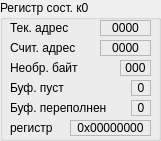
    <widget class="QGroupBox" name="groupRX0">
     <property name="geometry">
      <rect>
       <x>540</x>
       <y>100</y>
       <width>161</width>
       <height>141</height>
      </rect>
     </property>
     <property name="title">
      <string>Регистр сост. к0</string>
     </property>
     <widget class="QLabel" name="labelRX0_1t">
      <property name="geometry">
       <rect>
        <x>10</x>
        <y>20</y>
        <width>91</width>
        <height>16</height>
       </rect>
      </property>
      <property name="text">
       <string>Тек. адрес</string>
      </property>
     </widget>
     <widget class="QLabel" name="labelRX0_1">
      <property name="geometry">
       <rect>
        <x>100</x>
        <y>20</y>
        <width>51</width>
        <height>16</height>
       </rect>
      </property>
      <property name="frameShape">
       <enum>QFrame::StyledPanel</enum>
      </property>
      <property name="text">
       <string>0000</string>
      </property>
      <property name="alignment">
       <set>Qt::AlignCenter</set>
      </property>
     </widget>
     <widget class="QLabel" name="labelRX0t">
      <property name="geometry">
       <rect>
        <x>10</x>
        <y>120</y>
        <width>61</width>
        <height>16</height>
       </rect>
      </property>
      <property name="text">
       <string>регистр</string>
      </property>
     </widget>
     <widget class="QLabel" name="labelRX0">
      <property name="geometry">
       <rect>
        <x>70</x>
        <y>120</y>
        <width>81</width>
        <height>16</height>
       </rect>
      </property>
      <property name="frameShape">
       <enum>QFrame::StyledPanel</enum>
      </property>
      <property name="text">
       <string>0x00000000</string>
      </property>
      <property name="alignment">
       <set>Qt::AlignCenter</set>
      </property>
     </widget>
     <widget class="QLabel" name="labelRX0t_2">
      <property name="geometry">
       <rect>
        <x>10</x>
        <y>40</y>
        <width>91</width>
        <height>16</height>
       </rect>
      </property>
      <property name="text">
       <string>Счит. адрес</string>
      </property>
     </widget>
     <widget class="QLabel" name="labelRX0_2">
      <property name="geometry">
       <rect>
        <x>100</x>
        <y>40</y>
        <width>51</width>
        <height>16</height>
       </rect>
      </property>
      <property name="frameShape">
       <enum>QFrame::StyledPanel</enum>
      </property>
      <property name="text">
       <string>0000</string>
      </property>
      <property name="alignment">
       <set>Qt::AlignCenter</set>
      </property>
     </widget>
     <widget class="QLabel" name="labelRX0_3t">
      <property name="geometry">
       <rect>
        <x>10</x>
        <y>60</y>
        <width>111</width>
        <height>16</height>
       </rect>
      </property>
      <property name="text">
       <string>Необр. байт</string>
      </property>
     </widget>
     <widget class="QLabel" name="labelRX0_3">
      <property name="geometry">
       <rect>
        <x>120</x>
        <y>60</y>
        <width>31</width>
        <height>16</height>
       </rect>
      </property>
      <property name="frameShape">
       <enum>QFrame::StyledPanel</enum>
      </property>
      <property name="text">
       <string>000</string>
      </property>
      <property name="alignment">
       <set>Qt::AlignCenter</set>
      </property>
     </widget>
     <widget class="QLabel" name="labelRX0_4t">
      <property name="geometry">
       <rect>
        <x>10</x>
        <y>80</y>
        <width>121</width>
        <height>16</height>
       </rect>
      </property>
      <property name="text">
       <string>Буф. пуст</string>
      </property>
     </widget>
     <widget class="QLabel" name="labelRX0_4">
      <property name="geometry">
       <rect>
        <x>131</x>
        <y>80</y>
        <width>20</width>
        <height>16</height>
       </rect>
      </property>
      <property name="frameShape">
       <enum>QFrame::StyledPanel</enum>
      </property>
      <property name="text">
       <string>0</string>
      </property>
      <property name="alignment">
       <set>Qt::AlignCenter</set>
      </property>
     </widget>
     <widget class="QLabel" name="labelRX0_5t">
      <property name="geometry">
       <rect>
        <x>10</x>
        <y>100</y>
        <width>121</width>
        <height>16</height>
       </rect>
      </property>
      <property name="text">
       <string>Буф. переполнен</string>
      </property>
     </widget>
     <widget class="QLabel" name="labelRX0_5">
      <property name="geometry">
       <rect>
        <x>131</x>
        <y>100</y>
        <width>20</width>
        <height>16</height>
       </rect>
      </property>
      <property name="frameShape">
       <enum>QFrame::StyledPanel</enum>
      </property>
      <property name="text">
       <string>0</string>
      </property>
      <property name="alignment">
       <set>Qt::AlignCenter</set>
      </property>
     </widget>
    </widget>
